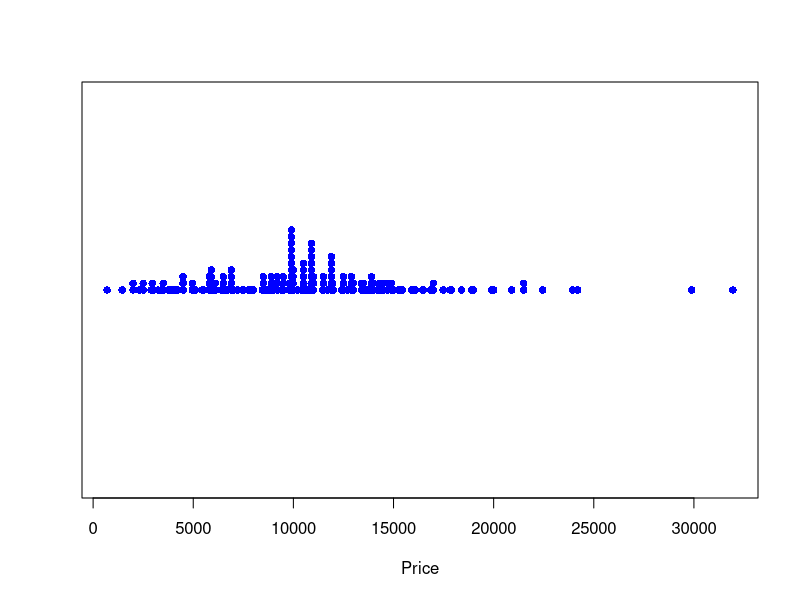
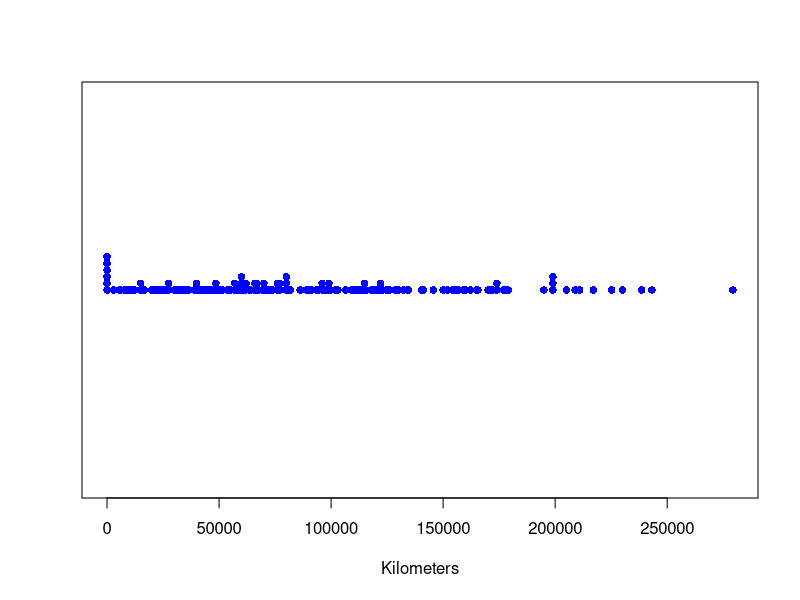
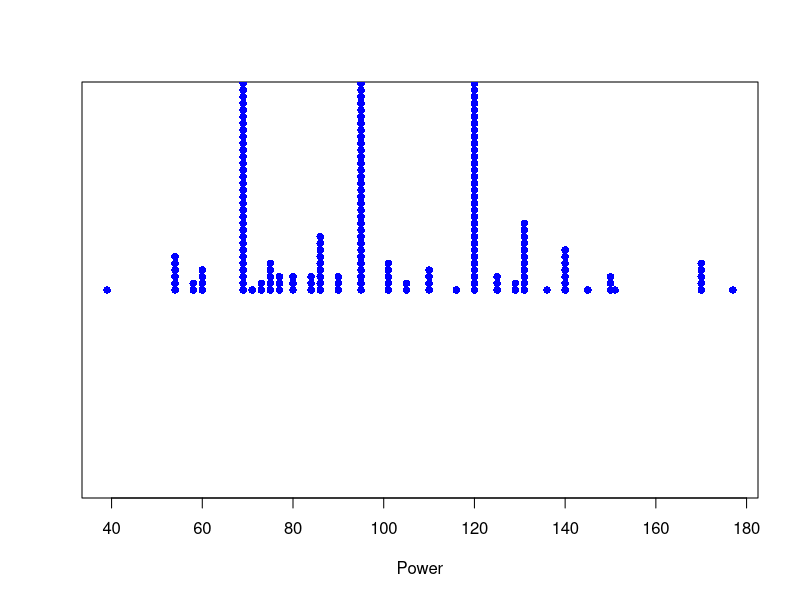
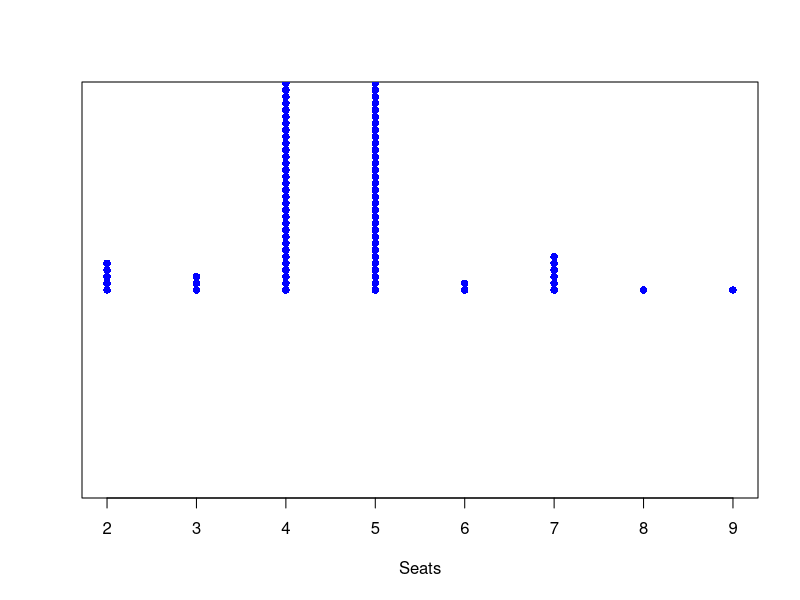
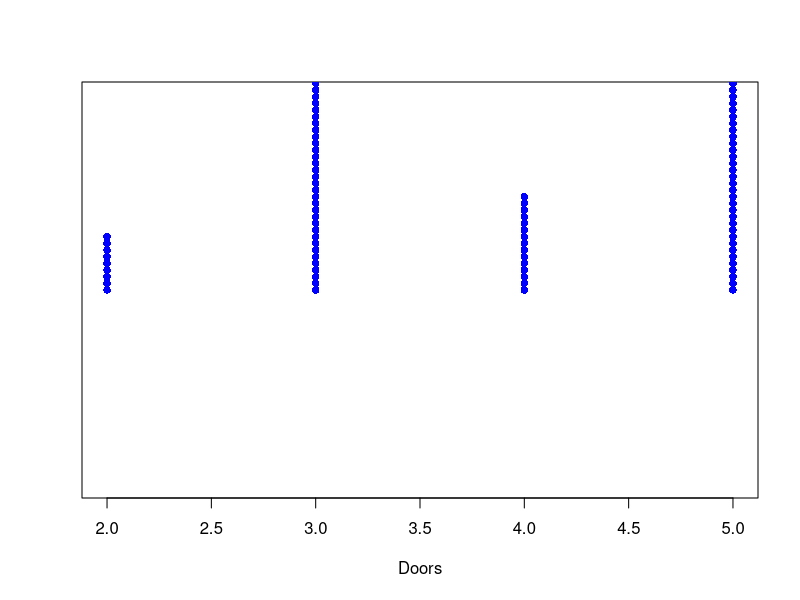
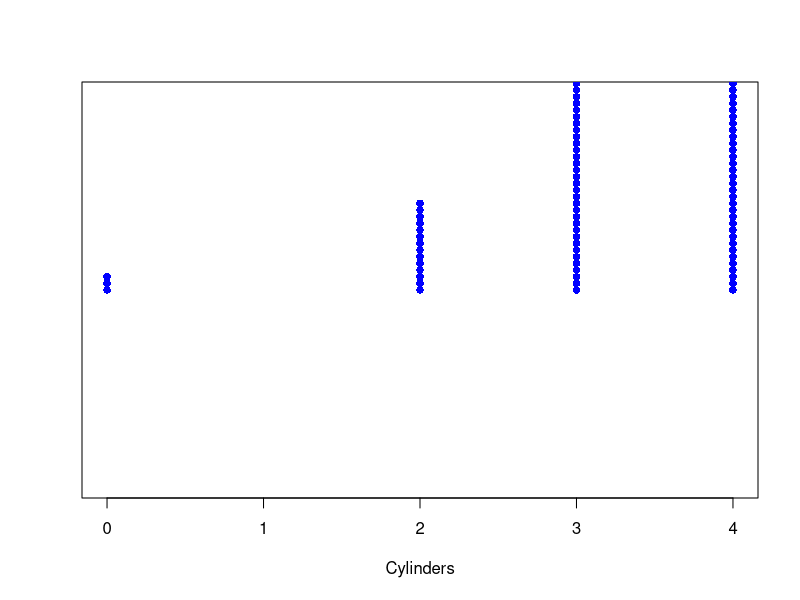
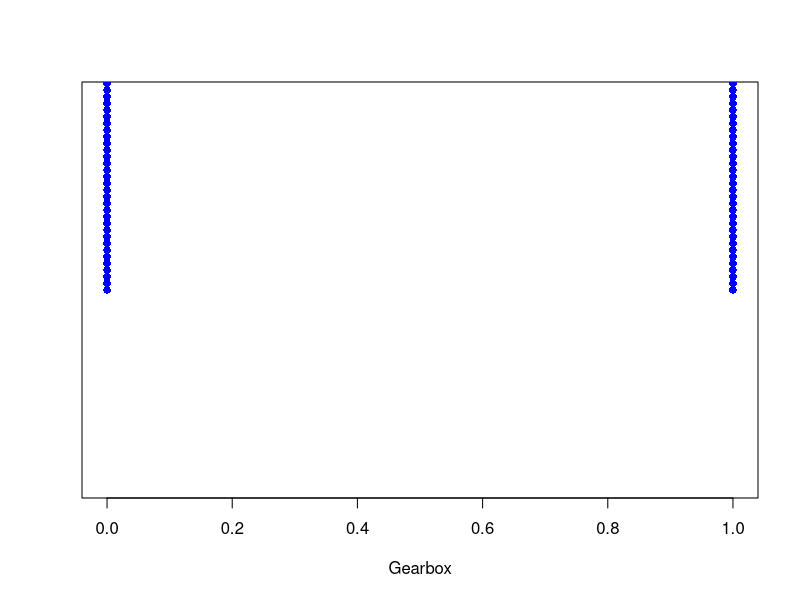
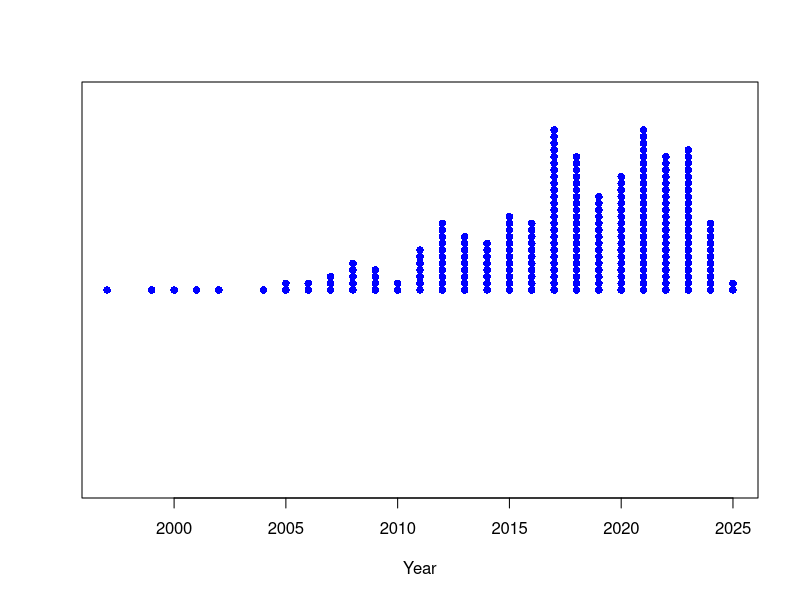

Source code (R) for these figures, in order:
## ---- chunk 1
# install.packages("psych")
# install.packages("corrplot")
library(corrplot)
library(psych)
library(tidyverse)
library(skimr)
library(dplyr)
## ---- chunk 2
EUcars <- read_csv("car_prices.csv", na = c("", NA, "N/A"))
EUcars = EUcars |> drop_na() |> filter (Brand == "Fiat", Gearbox != "Semi-automatic", Drivetrain != "Rear") |> select(Model,Price,Kilometers,Power, Seats,Doors,Cylinders,Gearbox,Year,Drivetrain,Country)

EUcars <- replace(EUcars, EUcars == "Automatic", "0")
EUcars <- replace(EUcars, EUcars == "Manual", "1")
EUcars <- replace(EUcars, EUcars == "4WD", "1")
EUcars <- replace(EUcars, EUcars == "Front", "0")
EUcars <- replace(EUcars, EUcars == "AT", "1")
EUcars <- replace(EUcars, EUcars == "BE", "2")
EUcars <- replace(EUcars, EUcars == "DE", "3")
EUcars <- replace(EUcars, EUcars == "IT", "4")
EUcars <- replace(EUcars, EUcars == "NL", "5")

EUcars$Gearbox = as.numeric(EUcars$Gearbox)
EUcars$Drivetrain = as.numeric(EUcars$Drivetrain)
EUcars$Country = as.numeric(EUcars$Country)

## ---- chunk 3
head(EUcars)
dim(EUcars)
## ---- chunk 4
stripchart(EUcars[,2], method = "stack", pch = 16, col = "blue",xlab="Price")
stripchart(EUcars[,3], method = "stack", pch = 16, col = "blue",xlab="Kilometers")
stripchart(EUcars[,4], method = "stack", pch = 16, col = "blue",xlab="Power")
stripchart(EUcars[,5], method = "stack", pch = 16, col = "blue",xlab="Seats")
stripchart(EUcars[,6], method = "stack", pch = 16, col = "blue",xlab="Doors")
stripchart(EUcars[,7], method = "stack", pch = 16, col = "blue",xlab="Cylinders")
stripchart(EUcars[,8], method = "stack", pch = 16, col = "blue",xlab="Gearbox")
stripchart(EUcars[,9], method = "stack", pch = 16, col = "blue",xlab="Year")
stripchart(EUcars[,10], method = "stack", pch = 16, col = "blue",xlab="Drivetrain")
stripchart(EUcars[,11], method = "stack", pch = 16, col = "blue",xlab="Country")


describe(EUcars)
## ---- chunk 5
cov_matrix<-cov(EUcars[,2:11])
cov_matrix
pairs(cov(EUcars[,2:11]), col = "blue", pch = 16,main="Covariability Scatter Plot")

cor_matrix<-cor(EUcars[,2:11])
cor_matrix
pairs(cor(EUcars[,2:11]), col = "blue", pch = 16,main="Correlation Scatter Plot")
corrplot(cor_matrix, title="Correlation Plot")
